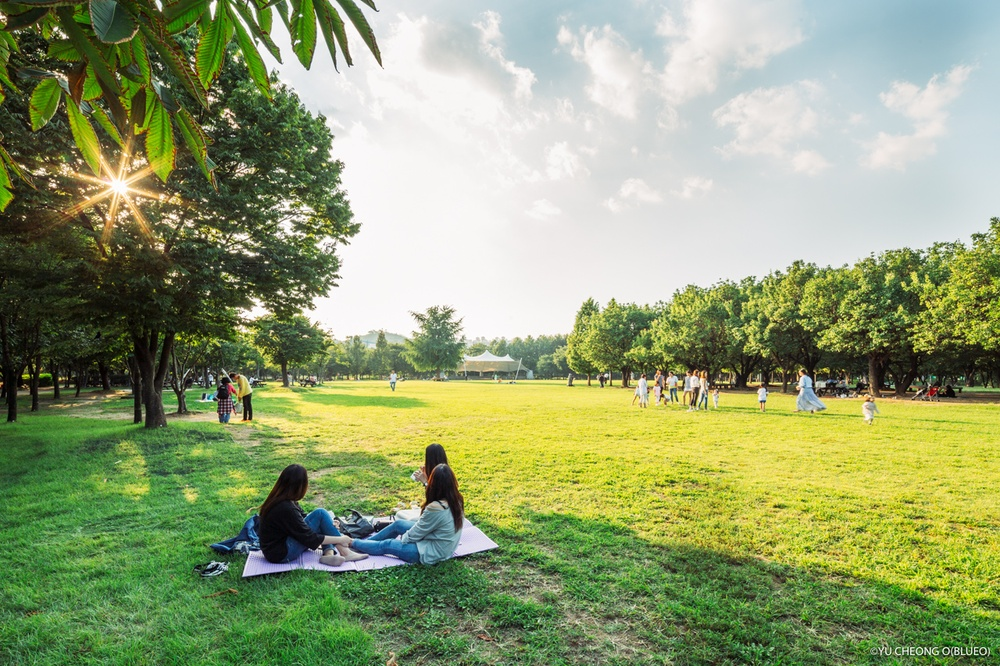
#> input picture 03.이미지응용/사진/공원.jpg, 1000 x 666 px, shrunk from 1280 x 853 before the run, given in place of travel.jpg, which was not available
$ jupyter execute 09_Image_Gradients.ipynb   (older library calls are emulated)   (text cells are left out)
#> lines starting #> are read from the running program, lines starting #| are printed output that depends on the picture; pictures that were not available may be replaced by others from this repository, and a replacement may not be noted
[cell 1]
import numpy as np
import cv2
from google.colab.patches import cv2_imshow
from google.colab import files
import matplotlib.pyplot as plt

[cell 2]
up = files.upload()
#> the answer given: 공원.jpg

[cell 3]
img = cv2.imread('travel.jpg', 0)
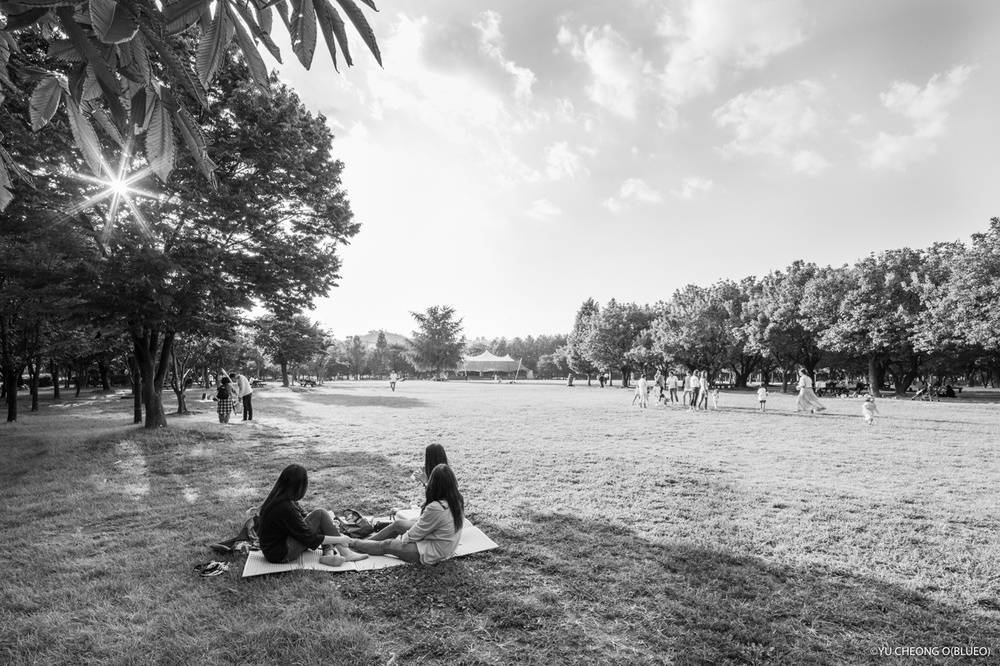
#> img: shape (666, 1000); min 0, max 255, mean 149.7
img.shape
#> Out = (666, 1000)

[cell 4]
sobelx = cv2.Sobel(img, ddepth = cv2.CV_8U, dx = 1, dy = 0, ksize = 3)
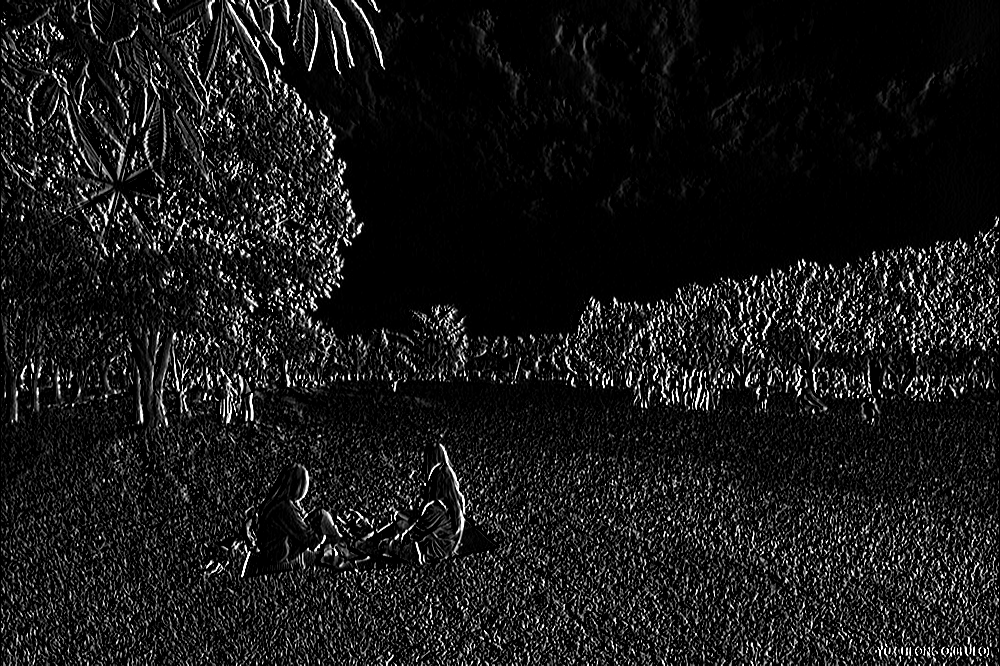
#> sobelx: shape (666, 1000); min 0, max 255, mean 25
plt.figure(figsize = (10, 4))
plt.subplot(121), plt.imshow(img, cmap='gray'), plt.title('Original'), plt.axis('off')
plt.subplot(122), plt.imshow(sobelx, cmap='gray'), plt.title('Sobel(X, 8U)'), plt.axis('off')
plt.show()
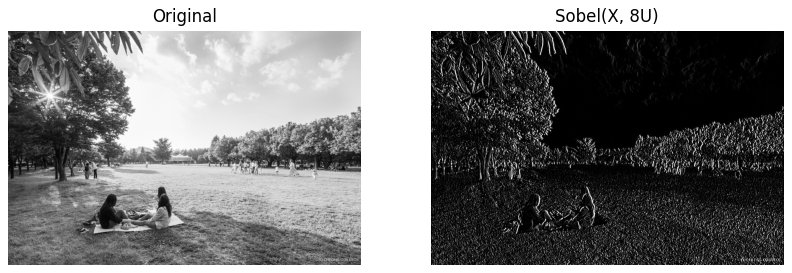
#> figure drawn by matplotlib, 2 panels

[cell 5]
sobely = cv2.Sobel(img, ddepth = cv2.CV_8U, dx = 0, dy = 1, ksize = 3)
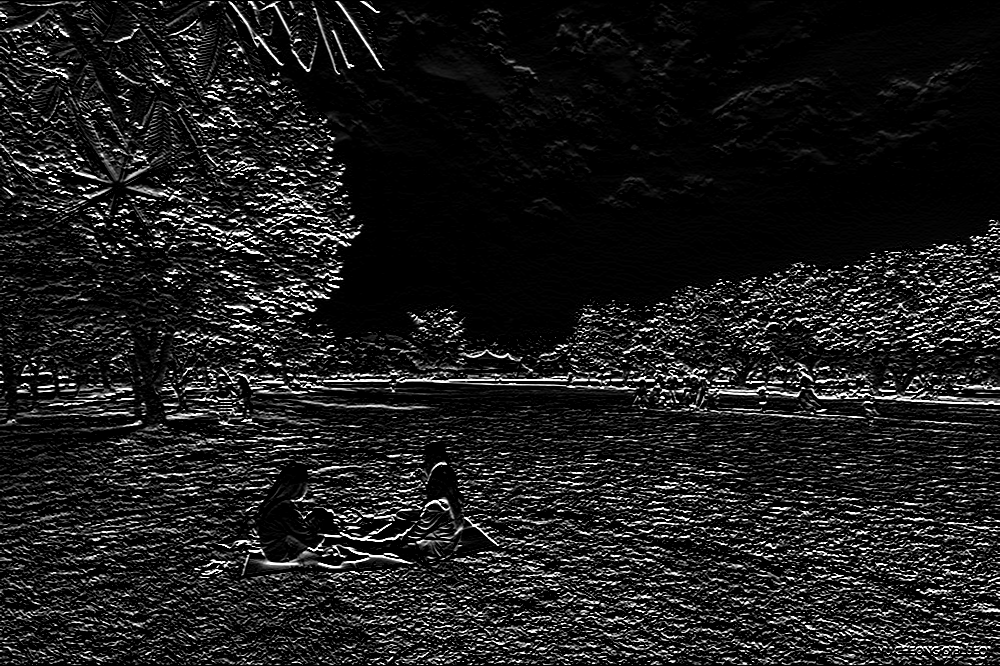
#> sobely: shape (666, 1000); min 0, max 255, mean 29.2
plt.figure(figsize = (10, 4))
plt.subplot(121), plt.imshow(img, cmap='gray'), plt.title('Original'), plt.axis('off')
plt.subplot(122), plt.imshow(sobely, cmap='gray'), plt.title('Sobel(Y, 8U)'), plt.axis('off')
plt.show()

[cell 6]
sobelx = cv2.Sobel(img, ddepth = cv2.CV_64F, dx = 1, dy = 0, ksize = 3)
plt.figure(figsize = (10, 4))
plt.subplot(121), plt.imshow(img, cmap='gray'), plt.title('Original'), plt.axis('off')
plt.subplot(122), plt.imshow(sobelx, cmap='gray'), plt.title('Sobel(X, 64F)'), plt.axis('off')
plt.show()

[cell 7]
sobely = cv2.Sobel(img, ddepth = cv2.CV_64F, dx = 0, dy = 1, ksize = 3)
plt.figure(figsize = (10, 4))
plt.subplot(121), plt.imshow(img, cmap='gray'), plt.title('Original'), plt.axis('off')
plt.subplot(122), plt.imshow(sobely, cmap='gray'), plt.title('Sobel(Y, 64F)'), plt.axis('off')
plt.show()

[cell 8]
laplacian = cv2.Laplacian(img, cv2.CV_8U)
plt.figure(figsize = (10, 4))
plt.subplot(121), plt.imshow(img, cmap='gray'), plt.title('Original'), plt.axis('off')
plt.subplot(122), plt.imshow(laplacian, cmap='gray'), plt.title('Laplacian(8U)'), plt.axis('off')
plt.show()

[cell 9]
laplacian = cv2.Laplacian(img, cv2.CV_64F)
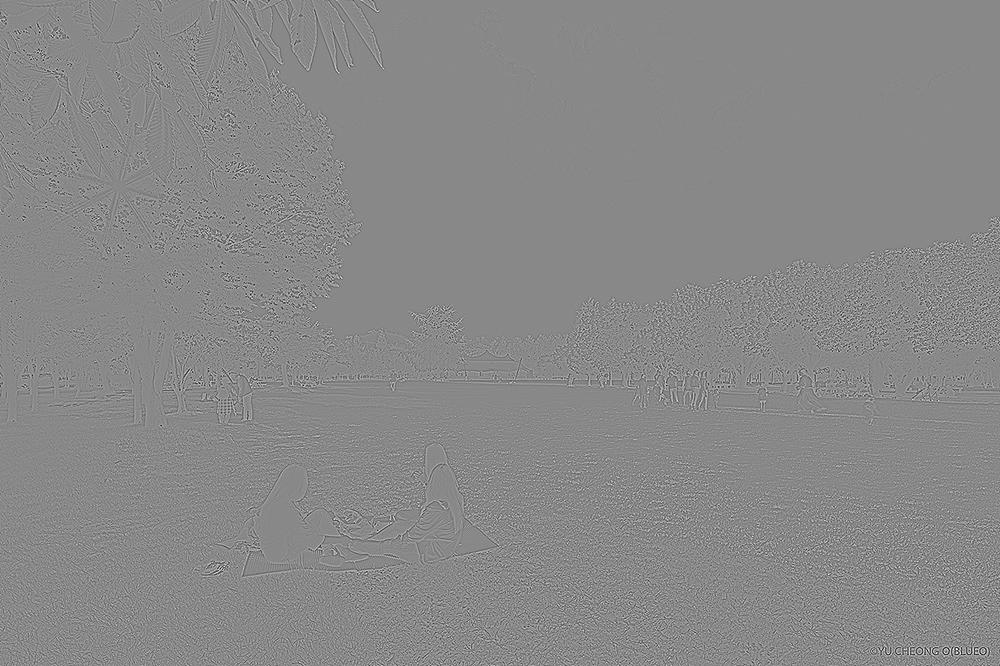
#> laplacian: shape (666, 1000) float64; min -494, max 427, mean 0; drawn with min black and max white
plt.figure(figsize = (10, 4))
plt.subplot(121), plt.imshow(img, cmap='gray'), plt.title('Original'), plt.axis('off')
plt.subplot(122), plt.imshow(laplacian, cmap='gray'), plt.title('Laplacian(64F)'), plt.axis('off')
plt.show()

[cell 10]
canny1 = cv2.Canny(img, 30, 70)
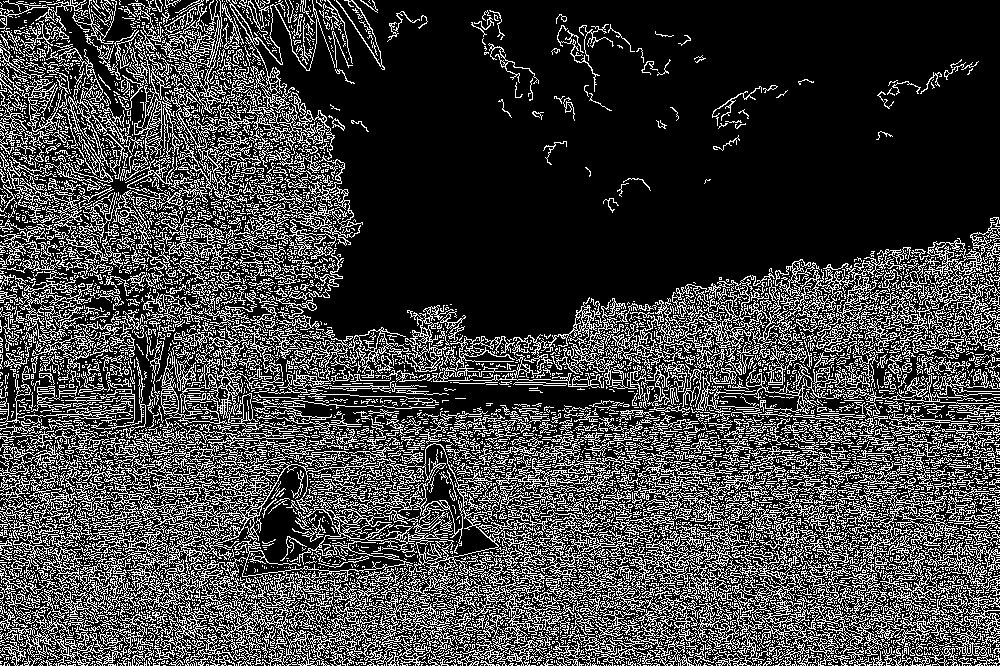
#> canny1: shape (666, 1000); 25.3% white in thin lines or dots
canny2 = cv2.Canny(img, 50, 100)
#> canny2: shape (666, 1000); 23.7% white in thin lines or dots
canny3 = cv2.Canny(img, 100, 150)
#> canny3: shape (666, 1000); 19.8% white in thin lines or dots
canny4 = cv2.Canny(img, 100, 200)
#> canny4: shape (666, 1000); 18.6% white in thin lines or dots
canny5 = cv2.Canny(img, 150, 250)
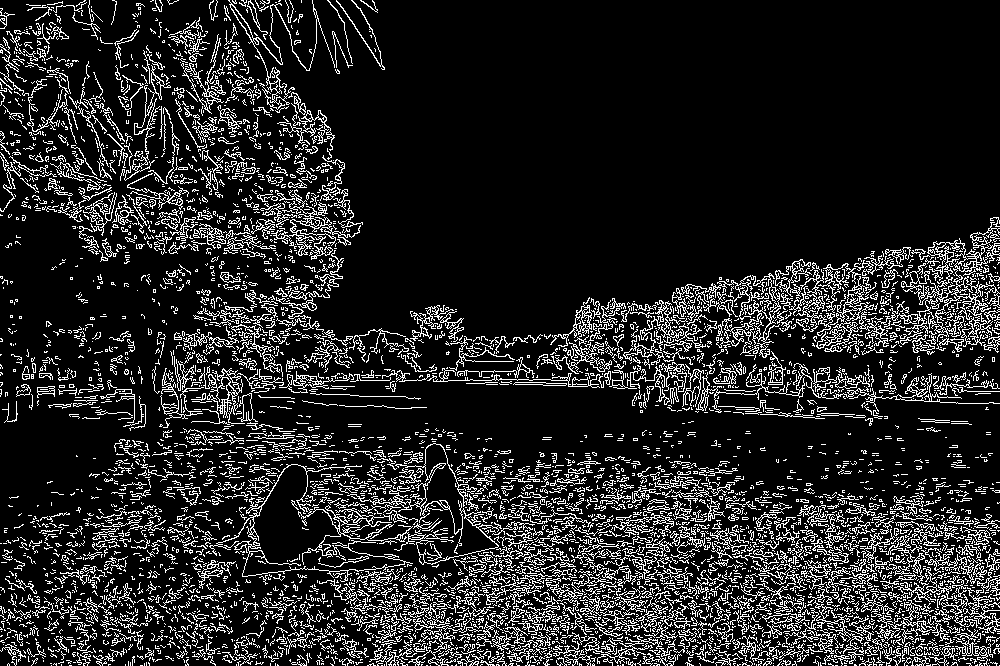
#> canny5: shape (666, 1000); 14.4% white in thin lines or dots

[cell 11]
titles = ['Original', 'Canny(30, 70)', 'Canny(50, 100)', 'Canny(100, 150)', 'Canny(100, 200)', 'Canny(150, 250)']
images = [img, canny1, canny2, canny3, canny4, canny5]

[cell 12]
plt.figure(figsize = (14, 7))
for i in range(6):
    plt.subplot(2, 3, i+1)
    plt.imshow(images[i], cmap = 'gray')
    plt.title(titles[i])
    plt.axis('off')

plt.show()

$ run again, on 03.이미지응용/사진/동물원.jpg
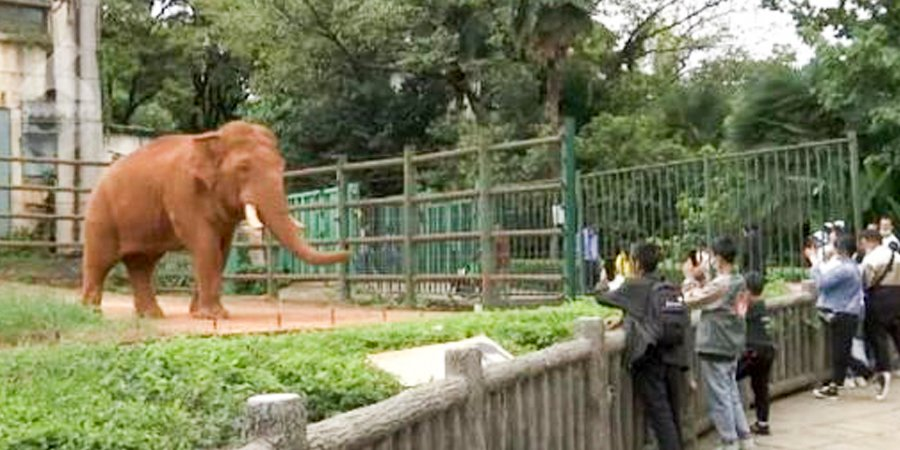
#> input picture 03.이미지응용/사진/동물원.jpg, 900 x 450 px, given in place of travel.jpg, which was not available
#> `canny1 = cv2.Canny(img, 30, 70)`:
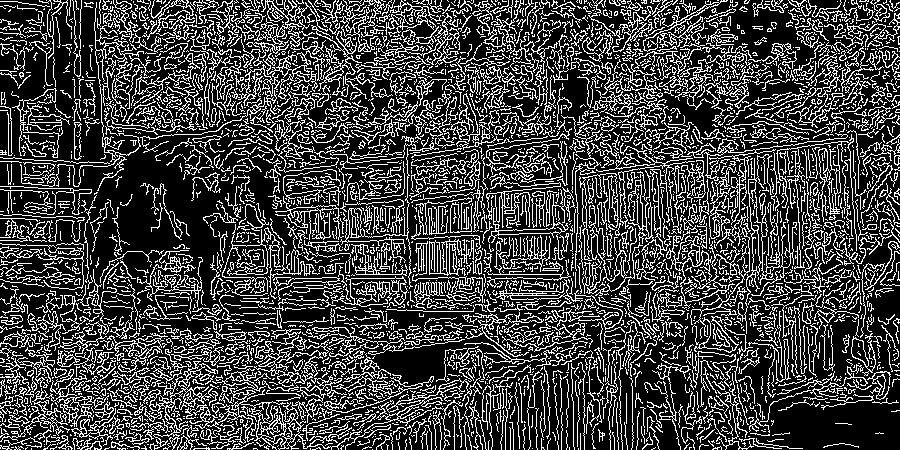
#> canny1: shape (450, 900); 26% white in thin lines or dots
#> canny2: shape (450, 900); 22.4% white in thin lines or dots
#> canny3: shape (450, 900); 14.8% white in thin lines or dots
#> canny4: shape (450, 900); 12.5% white in thin lines or dots
#> `canny5 = cv2.Canny(img, 150, 250)`:
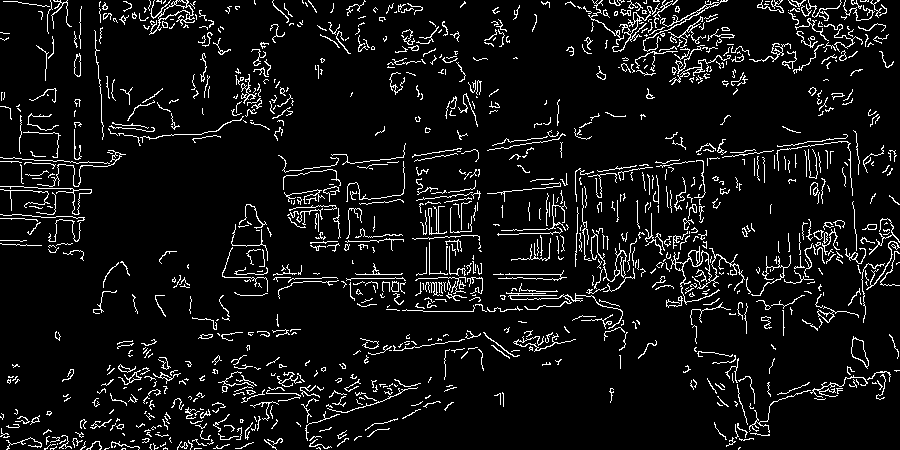
#> canny5: shape (450, 900); 7.3% white in thin lines or dots
